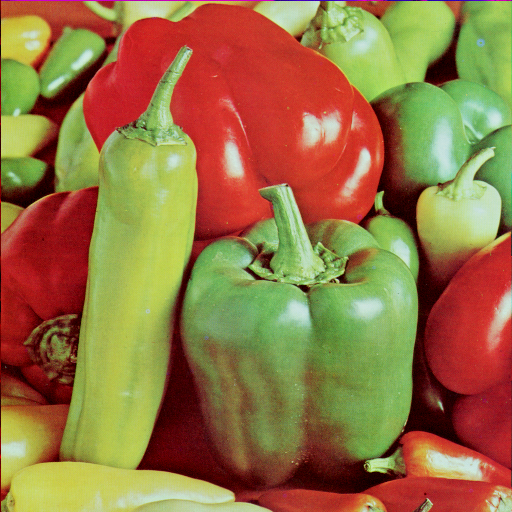
#> input picture images/peppers.tiff, 512 x 512 px, found by its file name
$ python ocv5.py
#> lines starting #> are read from the running program, lines starting #| are printed output that depends on the picture
import cv2
import numpy as np
import matplotlib.pyplot as plt

imBGR = cv2.imread('../Imagenes/peppers.tiff')   #BGR
#> imBGR is the input picture: shape (512, 512, 3); mean B, G, R 66.5, 115.6, 149.8
print(imBGR.shape)
#| (512, 512, 3)

color = ('b','g','r')

plt.figure(1)
plt.subplot(121)
plt.title("Histograma")
for i, col in enumerate(color):
    histr = cv2.calcHist([imBGR], [i], None, [256], [0,256])
    plt.plot(histr, color = col)
    plt.xlim([0,256])

plt.subplot(122)
plt.title("Imagen")
plt.imshow( cv2.cvtColor(imBGR, cv2.COLOR_BGR2RGB) )   #RGB
plt.show()
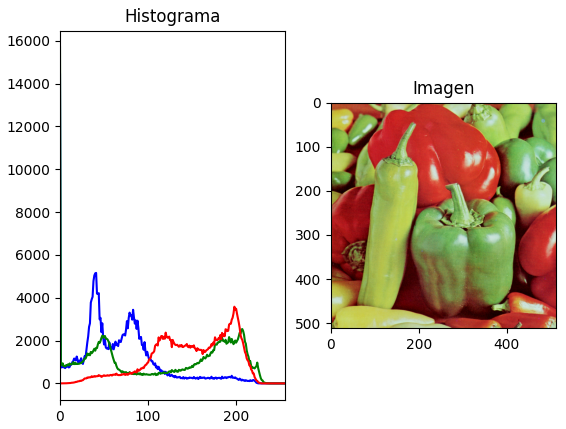
#> figure drawn by matplotlib, 2 panels; panel 1: curve peaks at x = 0, y = 14430; panel 1: curve peaks at x = 0, y = 15694; panel 1: curve peaks at x = 198, y = 3583

pR = imBGR[:,:,2]
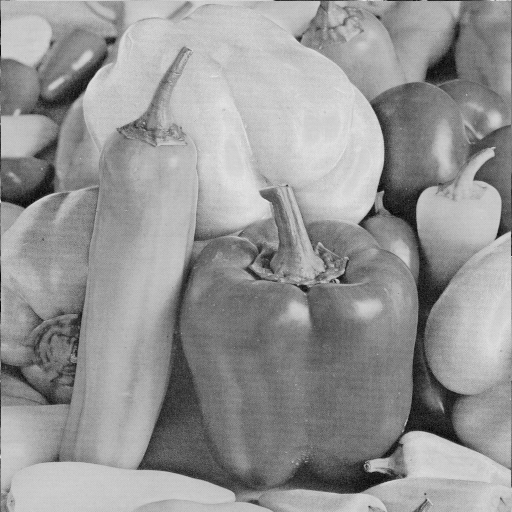
#> pR: shape (512, 512); min 0, max 231, mean 149.8
pG = imBGR[:,:,1]
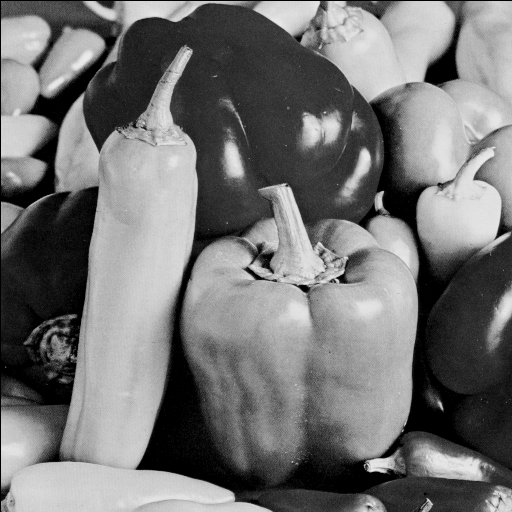
#> pG: shape (512, 512); min 0, max 237, mean 115.6
pB = imBGR[:,:,0]
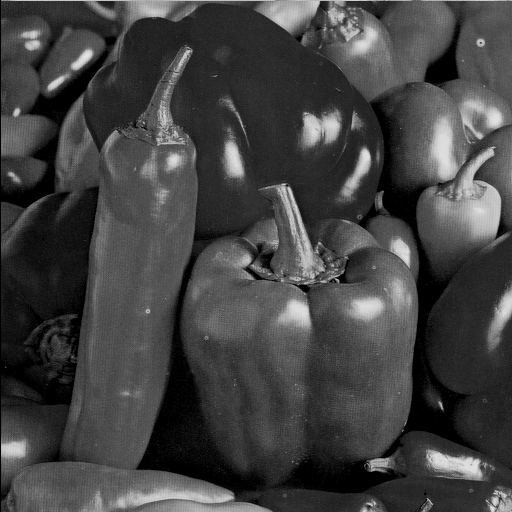
#> pB: shape (512, 512); min 0, max 229, mean 66.5
cv2.imshow("Plano RGB", np.hstack([pR,pG,pB]))
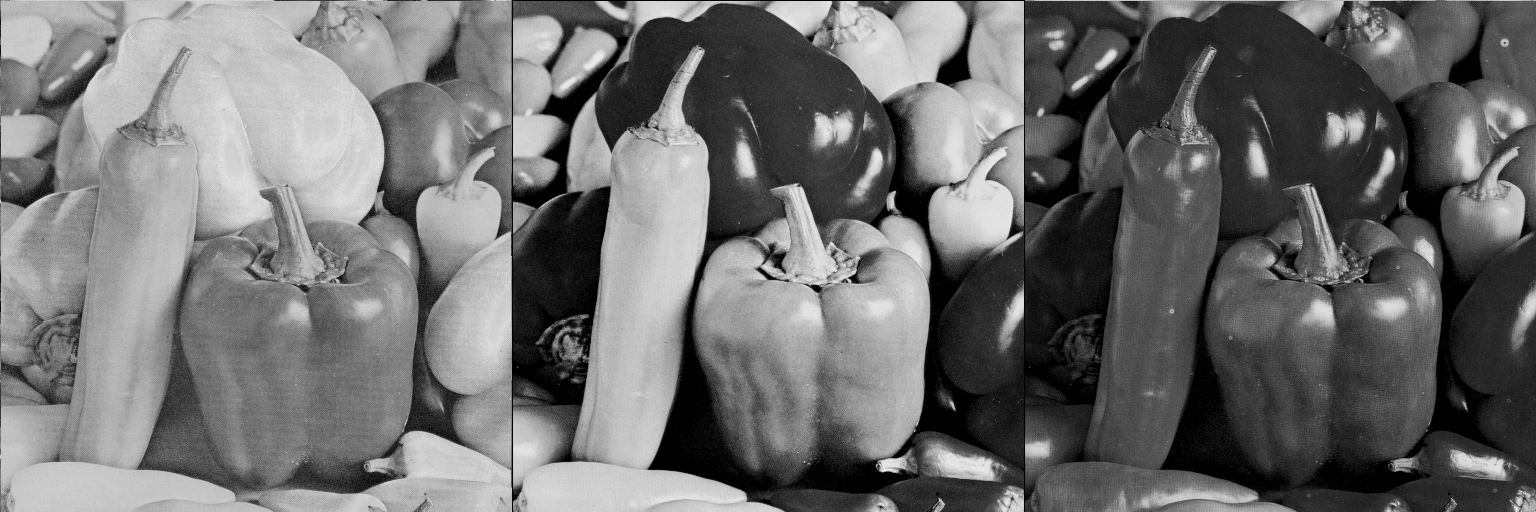
#> window 'Plano RGB': shape (512, 1536); min 0, max 237, mean 110.6
cv2.waitKey()
cv2.destroyAllWindows()

$ run again, with images/mandril.tiff copied over images/peppers.tiff
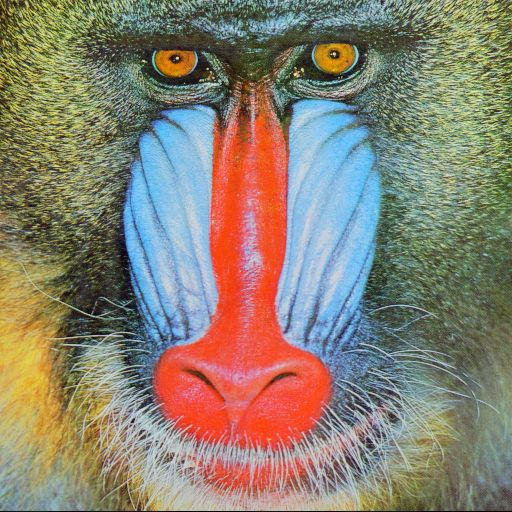
#> input picture images/mandril.tiff, 512 x 512 px, found by its file name
#> imBGR is the input picture: shape (512, 512, 3); mean B, G, R 113.1, 128.9, 137.4
#| (512, 512, 3)
#> `pB = imBGR[:,:,0]`:
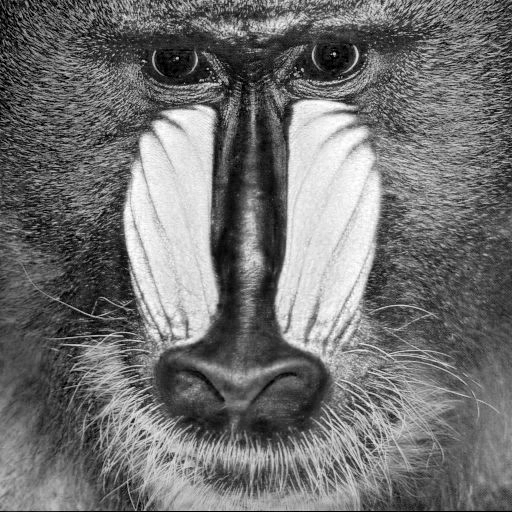
#> pB: shape (512, 512); min 0, max 255, mean 113.1
#> `cv2.imshow("Plano RGB", np.hstack([pR,pG,pB]))`:
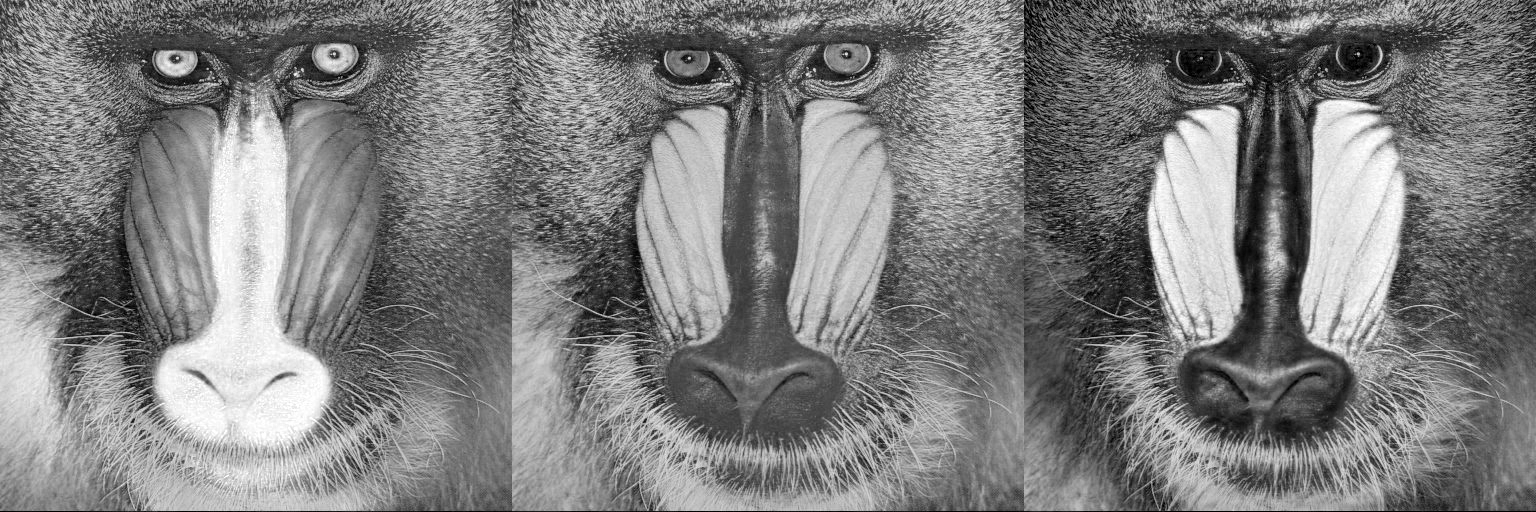
#> window 'Plano RGB': shape (512, 1536); min 0, max 255, mean 126.5
